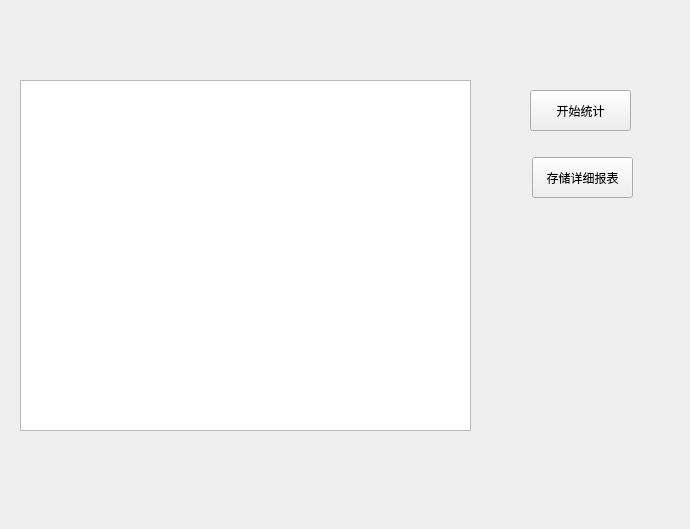
<?xml version="1.0" encoding="UTF-8"?>
<ui version="4.0">
 <class>Dialog</class>
 <widget class="QMainWindow" name="Dialog">
  <property name="geometry">
   <rect>
    <x>0</x>
    <y>0</y>
    <width>690</width>
    <height>529</height>
   </rect>
  </property>
  <property name="windowTitle">
   <string>瑕疵信息统计</string>
  </property>
  <widget class="QTableView" name="st_info">
   <property name="geometry">
    <rect>
     <x>20</x>
     <y>80</y>
     <width>451</width>
     <height>351</height>
    </rect>
   </property>
  </widget>
  <widget class="QPushButton" name="pushButton">
   <property name="geometry">
    <rect>
     <x>530</x>
     <y>90</y>
     <width>101</width>
     <height>41</height>
    </rect>
   </property>
   <property name="text">
    <string>开始统计</string>
   </property>
  </widget>
  <widget class="QPushButton" name="pushButton_2">
   <property name="geometry">
    <rect>
     <x>532</x>
     <y>157</y>
     <width>101</width>
     <height>41</height>
    </rect>
   </property>
   <property name="text">
    <string>存储详细报表</string>
   </property>
  </widget>
 </widget>
 <resources/>
 <connections/>
</ui>
